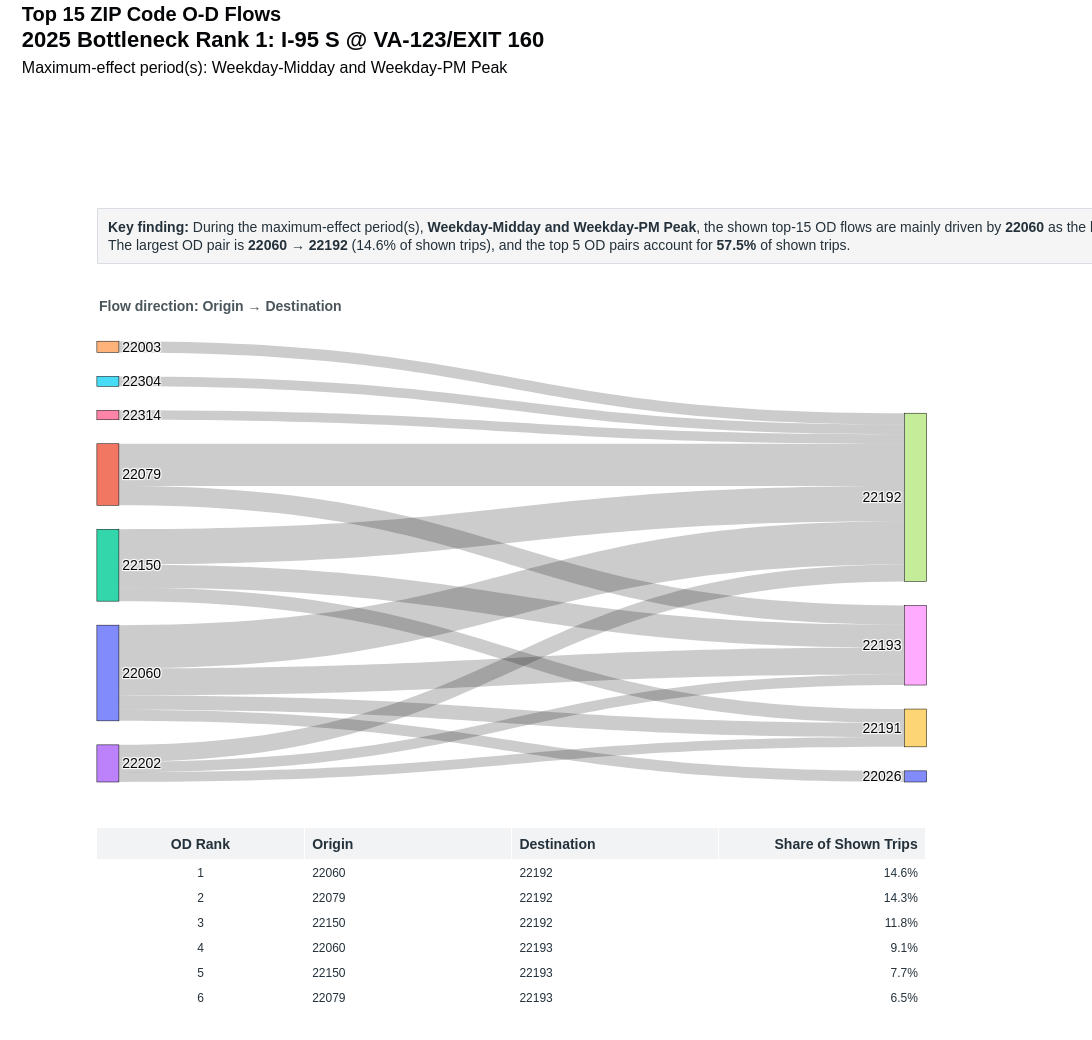

Source (notebook cell):
### Code cell
zip_sankey

### Figure 1 — Plotly figure (JSON) as saved in the notebook; plotly's stock layout.template omitted (floating-point values rounded to 4 significant figures)
{"data": [{"arrangement": "snap", "domain": {"x": [0.04, 0.94], "y": [0.3, 0.88]}, "link": {"customdata": [[1, "22060", "22192", 0.1458], [2, "22079", "22192", 0.1427], [3, "22150", "22192", 0.1184], [4, "22060", "22193", 0.09086], [5, "22150", "22193", 0.07744], [6, "22079", "22193", 0.06453], [7, "22202", "22192", 0.05692], [8, "22060", "22191", 0.04821], [9, "22150", "22191", 0.0464], [10, "22003", "22192", 0.03769], [11, "22060", "22026", 0.03756], [12, "22202", "22193", 0.03543], [13, "22304", "22192", 0.03356], [14, "22202", "22191", 0.03278], [15, "22314", "22192", 0.03175]], "hovertemplate": "<b>OD Pair Rank %{customdata[0]}</b><br>%{customdata[1]} → %{customdata[2]}<br>Share of shown top-15 trips: %{customdata[3]:.1%}<extra></extra>", "source": [0, 1, 2, 0, 2, 1, 3, 0, 2, 4, 0, 3, 5, 3, 6], "target": [7, 7, 7, 8, 8, 8, 7, 9, 9, 7, 10, 8, 7, 9, 7], "value": [2260, 2211, 1834, 1408, 1200, 1000, 882, 747, 719, 584, 582, 549, 520, 508, 492]}, "node": {"hovertemplate": "<b>%{label}</b><extra></extra>", "label": ["22060", "22079", "22150", "22202", "22003", "22304", "22314", "22192", "22193", "22191", "22026"], "line": {"color": "black", "width": 0.5}, "pad": 24, "thickness": 22}, "type": "sankey"}, {"cells": {"align": ["center", "left", "left", "right"], "fill": {"color": "white"}, "font": {"color": "#24313A", "size": 12}, "height": 25, "values": [[1, 2, 3, 4, 5, 6, 7, 8, 9, 10, 11, 12, 13, 14, 15], ["22060", "22079", "22150", "22060", "22150", "22079", "22202", "22060", "22150", "22003", "22060", "22202", "22304", "22202", "22314"], ["22192", "22192", "22192", "22193", "22193", "22193", "22192", "22191", "22191", "22192", "22026", "22193", "22192", "22191", "22192"], ["14.6%", "14.3%", "11.8%", "9.1%", "7.7%", "6.5%", "5.7%", "4.8%", "4.6%", "3.8%", "3.8%", "3.5%", "3.4%", "3.3%", "3.2%"]]}, "domain": {"x": [0.04, 0.94], "y": [0, 0.24]}, "header": {"align": ["center", "left", "left", "right"], "fill": {"color": "#F1F3F5"}, "font": {"color": "#24313A", "size": 14}, "height": 28, "values": ["<b>OD Rank</b>", "<b>Origin</b>", "<b>Destination</b>", "<b>Share of Shown Trips</b>"]}, "type": "table"}], "layout": {"annotations": [{"align": "left", "bgcolor": "rgba(245,245,245,0.98)", "bordercolor": "#D8DEE3", "borderpad": 10, "borderwidth": 1, "font": {"color": "#24313A", "size": 14}, "showarrow": false, "text": "<b>Key finding:</b> During the maximum-effect period(s), <b>Weekday-Midday and Weekday-PM Peak</b>, the shown top-15 OD flows are mainly driven by <b>22060</b> as the leading origin (32.2% of shown trips) and <b>22192</b> as the leading destination (56.7%).<br>The largest OD pair is <b>22060 → 22192</b> (14.6% of shown trips), and the top 5 OD pairs account for <b>57.5%</b> of shown trips.", "x": 0.04, "xref": "paper", "y": 1.055, "yref": "paper"}, {"align": "left", "font": {"color": "#4A555C", "size": 14}, "showarrow": false, "text": "<b>Flow direction: Origin → Destination</b>", "x": 0.04, "xref": "paper", "y": 0.94, "yref": "paper"}], "font": {"color": "#050608", "family": "Arial", "size": 14}, "height": 1040, "margin": {"b": 30, "l": 60, "r": 110, "t": 250}, "paper_bgcolor": "white", "plot_bgcolor": "white", "title": {"text": "<b>Top 15 ZIP Code O-D Flows</b><br><span style='font-size:22px'><b>2025 Bottleneck Rank 1: I-95 S @ VA-123/EXIT 160</b></span><br><span style='font-size:16px'>Maximum-effect period(s): Weekday-Midday and Weekday-PM Peak</span>", "x": 0.02, "xanchor": "left", "y": 0.98, "yanchor": "top"}, "width": 1250}}
